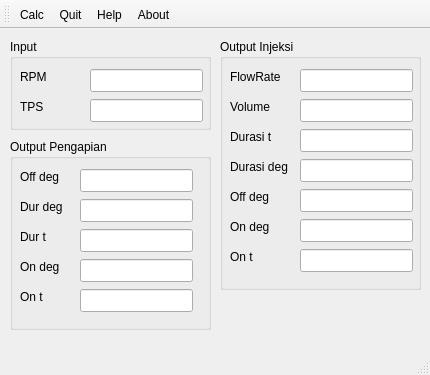
<?xml version="1.0" encoding="UTF-8"?>
<ui version="4.0">
 <class>ecu</class>
 <widget class="QMainWindow" name="ecu">
  <property name="geometry">
   <rect>
    <x>0</x>
    <y>0</y>
    <width>430</width>
    <height>375</height>
   </rect>
  </property>
  <property name="windowTitle">
   <string>ecu</string>
  </property>
  <widget class="QWidget" name="centralWidget">
   <widget class="QGroupBox" name="groupBox_2">
    <property name="geometry">
     <rect>
      <x>10</x>
      <y>10</y>
      <width>201</width>
      <height>91</height>
     </rect>
    </property>
    <property name="title">
     <string>Input</string>
    </property>
    <widget class="QLineEdit" name="txtRPM">
     <property name="geometry">
      <rect>
       <x>80</x>
       <y>30</y>
       <width>113</width>
       <height>23</height>
      </rect>
     </property>
     <property name="alignment">
      <set>Qt::AlignRight|Qt::AlignTrailing|Qt::AlignVCenter</set>
     </property>
    </widget>
    <widget class="QLabel" name="label_2">
     <property name="geometry">
      <rect>
       <x>10</x>
       <y>30</y>
       <width>57</width>
       <height>15</height>
      </rect>
     </property>
     <property name="text">
      <string>RPM</string>
     </property>
    </widget>
    <widget class="QLineEdit" name="txtTPS">
     <property name="geometry">
      <rect>
       <x>80</x>
       <y>60</y>
       <width>113</width>
       <height>23</height>
      </rect>
     </property>
     <property name="alignment">
      <set>Qt::AlignRight|Qt::AlignTrailing|Qt::AlignVCenter</set>
     </property>
    </widget>
    <widget class="QLabel" name="label_4">
     <property name="geometry">
      <rect>
       <x>10</x>
       <y>60</y>
       <width>57</width>
       <height>15</height>
      </rect>
     </property>
     <property name="text">
      <string>TPS</string>
     </property>
    </widget>
   </widget>
   <widget class="QGroupBox" name="groupBox_3">
    <property name="geometry">
     <rect>
      <x>220</x>
      <y>10</y>
      <width>201</width>
      <height>251</height>
     </rect>
    </property>
    <property name="title">
     <string>Output Injeksi</string>
    </property>
    <widget class="QLabel" name="label_5">
     <property name="geometry">
      <rect>
       <x>10</x>
       <y>30</y>
       <width>57</width>
       <height>15</height>
      </rect>
     </property>
     <property name="text">
      <string>FlowRate</string>
     </property>
    </widget>
    <widget class="QLineEdit" name="txtFlow">
     <property name="geometry">
      <rect>
       <x>80</x>
       <y>30</y>
       <width>113</width>
       <height>23</height>
      </rect>
     </property>
     <property name="alignment">
      <set>Qt::AlignRight|Qt::AlignTrailing|Qt::AlignVCenter</set>
     </property>
     <property name="readOnly">
      <bool>true</bool>
     </property>
    </widget>
    <widget class="QLineEdit" name="txtInjVol">
     <property name="geometry">
      <rect>
       <x>80</x>
       <y>60</y>
       <width>113</width>
       <height>23</height>
      </rect>
     </property>
     <property name="alignment">
      <set>Qt::AlignRight|Qt::AlignTrailing|Qt::AlignVCenter</set>
     </property>
     <property name="readOnly">
      <bool>true</bool>
     </property>
    </widget>
    <widget class="QLabel" name="label_3">
     <property name="geometry">
      <rect>
       <x>10</x>
       <y>60</y>
       <width>57</width>
       <height>15</height>
      </rect>
     </property>
     <property name="text">
      <string>Volume</string>
     </property>
    </widget>
    <widget class="QLabel" name="label_6">
     <property name="geometry">
      <rect>
       <x>10</x>
       <y>90</y>
       <width>57</width>
       <height>15</height>
      </rect>
     </property>
     <property name="text">
      <string>Durasi t</string>
     </property>
    </widget>
    <widget class="QLineEdit" name="txtDurasiInjT">
     <property name="geometry">
      <rect>
       <x>80</x>
       <y>90</y>
       <width>113</width>
       <height>23</height>
      </rect>
     </property>
     <property name="alignment">
      <set>Qt::AlignRight|Qt::AlignTrailing|Qt::AlignVCenter</set>
     </property>
     <property name="readOnly">
      <bool>true</bool>
     </property>
    </widget>
    <widget class="QLabel" name="label_7">
     <property name="geometry">
      <rect>
       <x>10</x>
       <y>120</y>
       <width>71</width>
       <height>16</height>
      </rect>
     </property>
     <property name="text">
      <string>Durasi deg</string>
     </property>
    </widget>
    <widget class="QLineEdit" name="txtDurasiInjD">
     <property name="geometry">
      <rect>
       <x>80</x>
       <y>120</y>
       <width>113</width>
       <height>23</height>
      </rect>
     </property>
     <property name="alignment">
      <set>Qt::AlignRight|Qt::AlignTrailing|Qt::AlignVCenter</set>
     </property>
     <property name="readOnly">
      <bool>true</bool>
     </property>
    </widget>
    <widget class="QLabel" name="label_8">
     <property name="geometry">
      <rect>
       <x>10</x>
       <y>150</y>
       <width>71</width>
       <height>16</height>
      </rect>
     </property>
     <property name="text">
      <string>Off deg</string>
     </property>
    </widget>
    <widget class="QLineEdit" name="txtOffInjD">
     <property name="geometry">
      <rect>
       <x>80</x>
       <y>150</y>
       <width>113</width>
       <height>23</height>
      </rect>
     </property>
     <property name="alignment">
      <set>Qt::AlignRight|Qt::AlignTrailing|Qt::AlignVCenter</set>
     </property>
     <property name="readOnly">
      <bool>true</bool>
     </property>
    </widget>
    <widget class="QLabel" name="label_9">
     <property name="geometry">
      <rect>
       <x>10</x>
       <y>180</y>
       <width>71</width>
       <height>16</height>
      </rect>
     </property>
     <property name="text">
      <string>On deg</string>
     </property>
    </widget>
    <widget class="QLineEdit" name="txtOnInjD">
     <property name="geometry">
      <rect>
       <x>80</x>
       <y>180</y>
       <width>113</width>
       <height>23</height>
      </rect>
     </property>
     <property name="alignment">
      <set>Qt::AlignRight|Qt::AlignTrailing|Qt::AlignVCenter</set>
     </property>
     <property name="readOnly">
      <bool>true</bool>
     </property>
    </widget>
    <widget class="QLabel" name="label_10">
     <property name="geometry">
      <rect>
       <x>10</x>
       <y>210</y>
       <width>71</width>
       <height>16</height>
      </rect>
     </property>
     <property name="text">
      <string>On t</string>
     </property>
    </widget>
    <widget class="QLineEdit" name="txtOnInjT">
     <property name="geometry">
      <rect>
       <x>80</x>
       <y>210</y>
       <width>113</width>
       <height>23</height>
      </rect>
     </property>
     <property name="alignment">
      <set>Qt::AlignRight|Qt::AlignTrailing|Qt::AlignVCenter</set>
     </property>
     <property name="readOnly">
      <bool>true</bool>
     </property>
    </widget>
   </widget>
   <widget class="QGroupBox" name="groupBox">
    <property name="geometry">
     <rect>
      <x>10</x>
      <y>110</y>
      <width>201</width>
      <height>191</height>
     </rect>
    </property>
    <property name="title">
     <string>Output Pengapian</string>
    </property>
    <widget class="QLabel" name="label_11">
     <property name="geometry">
      <rect>
       <x>10</x>
       <y>30</y>
       <width>57</width>
       <height>15</height>
      </rect>
     </property>
     <property name="text">
      <string>Off deg</string>
     </property>
    </widget>
    <widget class="QLineEdit" name="txtOffIgnDeg">
     <property name="geometry">
      <rect>
       <x>70</x>
       <y>30</y>
       <width>113</width>
       <height>23</height>
      </rect>
     </property>
     <property name="alignment">
      <set>Qt::AlignRight|Qt::AlignTrailing|Qt::AlignVCenter</set>
     </property>
     <property name="readOnly">
      <bool>true</bool>
     </property>
    </widget>
    <widget class="QLineEdit" name="txtOnIgnDeg">
     <property name="geometry">
      <rect>
       <x>70</x>
       <y>120</y>
       <width>113</width>
       <height>23</height>
      </rect>
     </property>
     <property name="alignment">
      <set>Qt::AlignRight|Qt::AlignTrailing|Qt::AlignVCenter</set>
     </property>
     <property name="readOnly">
      <bool>true</bool>
     </property>
    </widget>
    <widget class="QLabel" name="label_12">
     <property name="geometry">
      <rect>
       <x>10</x>
       <y>120</y>
       <width>57</width>
       <height>15</height>
      </rect>
     </property>
     <property name="text">
      <string>On deg</string>
     </property>
    </widget>
    <widget class="QLineEdit" name="txtDurasiIgnDeg">
     <property name="geometry">
      <rect>
       <x>70</x>
       <y>60</y>
       <width>113</width>
       <height>23</height>
      </rect>
     </property>
     <property name="alignment">
      <set>Qt::AlignRight|Qt::AlignTrailing|Qt::AlignVCenter</set>
     </property>
     <property name="readOnly">
      <bool>true</bool>
     </property>
    </widget>
    <widget class="QLabel" name="label_13">
     <property name="geometry">
      <rect>
       <x>10</x>
       <y>60</y>
       <width>57</width>
       <height>15</height>
      </rect>
     </property>
     <property name="text">
      <string>Dur deg</string>
     </property>
    </widget>
    <widget class="QLabel" name="label_14">
     <property name="geometry">
      <rect>
       <x>10</x>
       <y>90</y>
       <width>57</width>
       <height>15</height>
      </rect>
     </property>
     <property name="text">
      <string>Dur t</string>
     </property>
    </widget>
    <widget class="QLineEdit" name="txtDurasiIgnT">
     <property name="geometry">
      <rect>
       <x>70</x>
       <y>90</y>
       <width>113</width>
       <height>23</height>
      </rect>
     </property>
     <property name="alignment">
      <set>Qt::AlignRight|Qt::AlignTrailing|Qt::AlignVCenter</set>
     </property>
     <property name="readOnly">
      <bool>true</bool>
     </property>
    </widget>
    <widget class="QLineEdit" name="txtOnIgnT">
     <property name="geometry">
      <rect>
       <x>70</x>
       <y>150</y>
       <width>113</width>
       <height>23</height>
      </rect>
     </property>
     <property name="alignment">
      <set>Qt::AlignRight|Qt::AlignTrailing|Qt::AlignVCenter</set>
     </property>
     <property name="readOnly">
      <bool>true</bool>
     </property>
    </widget>
    <widget class="QLabel" name="label_15">
     <property name="geometry">
      <rect>
       <x>10</x>
       <y>150</y>
       <width>57</width>
       <height>15</height>
      </rect>
     </property>
     <property name="text">
      <string>On t</string>
     </property>
    </widget>
   </widget>
  </widget>
  <widget class="QMenuBar" name="menuBar">
   <property name="geometry">
    <rect>
     <x>0</x>
     <y>0</y>
     <width>430</width>
     <height>19</height>
    </rect>
   </property>
  </widget>
  <widget class="QToolBar" name="mainToolBar">
   <attribute name="toolBarArea">
    <enum>TopToolBarArea</enum>
   </attribute>
   <attribute name="toolBarBreak">
    <bool>false</bool>
   </attribute>
   <addaction name="actionCalc"/>
   <addaction name="actionQuit"/>
   <addaction name="actionHelp"/>
   <addaction name="actionAbout"/>
  </widget>
  <widget class="QStatusBar" name="statusBar"/>
  <action name="actionQuit">
   <property name="text">
    <string>Quit</string>
   </property>
  </action>
  <action name="actionAbout">
   <property name="text">
    <string>About</string>
   </property>
  </action>
  <action name="actionHelp">
   <property name="text">
    <string>Help</string>
   </property>
  </action>
  <action name="actionCalc">
   <property name="text">
    <string>Calc</string>
   </property>
  </action>
 </widget>
 <layoutdefault spacing="6" margin="11"/>
 <resources/>
 <connections/>
</ui>
